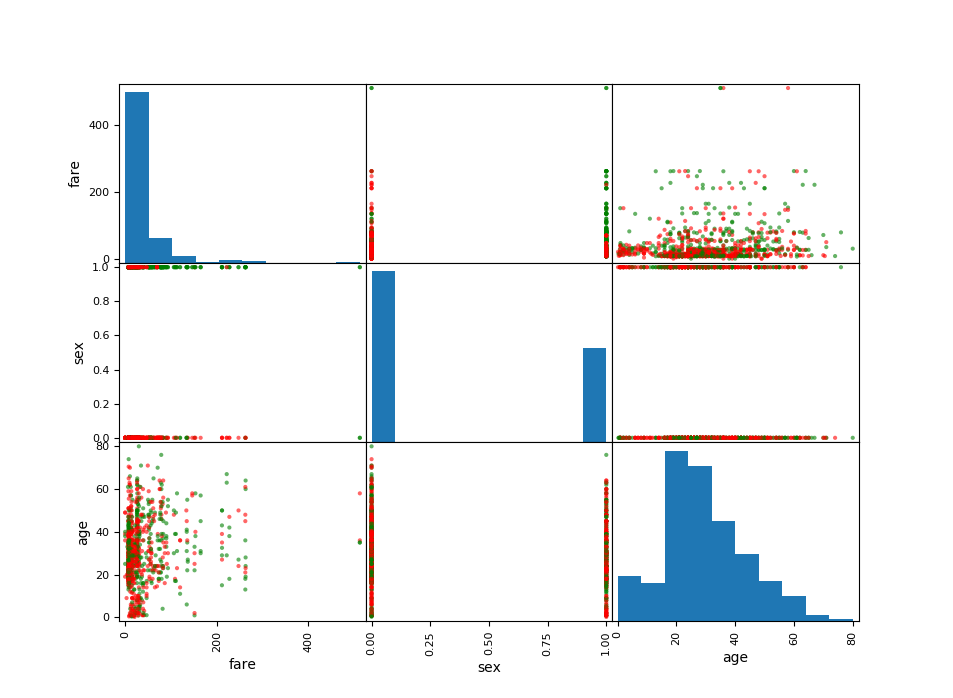

Recreate this plot in Python.
import pandas as pd
from matplotlib import pyplot as plt
from pandas.plotting import scatter_matrix
titanic = pd.read_csv('./C2/data1.csv')
colMap={0:"red",1:"green"}
colors=list(map(lambda x:colMap.get(x),titanic.survived))
titanic.sex = titanic.sex.apply(
    lambda x:{'male':0,'female':1}[x])
scatter_matrix(titanic[['fare','sex','age']],
    alpha=0.6,c=colors,diagonal='hist')
plt.show()
